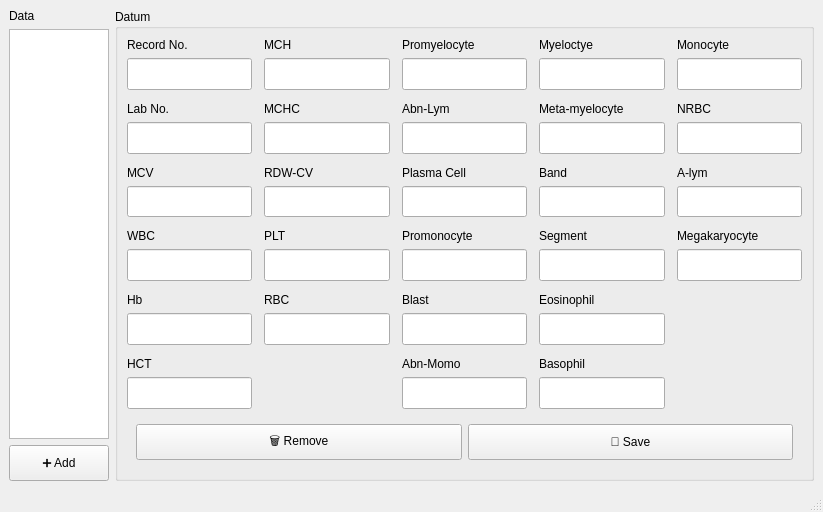
<?xml version="1.0" encoding="UTF-8"?>
<ui version="4.0">
 <class>MainWindow</class>
 <widget class="QMainWindow" name="MainWindow">
  <property name="geometry">
   <rect>
    <x>0</x>
    <y>0</y>
    <width>823</width>
    <height>512</height>
   </rect>
  </property>
  <property name="sizePolicy">
   <sizepolicy hsizetype="Preferred" vsizetype="Preferred">
    <horstretch>0</horstretch>
    <verstretch>1</verstretch>
   </sizepolicy>
  </property>
  <property name="windowTitle">
   <string>MainWindow</string>
  </property>
  <widget class="QWidget" name="centralwidget">
   <layout class="QVBoxLayout" name="verticalLayout">
    <item>
     <layout class="QGridLayout" name="gridLayout">
      <item row="2" column="0">
       <widget class="QPushButton" name="push_button_add">
        <property name="minimumSize">
         <size>
          <width>0</width>
          <height>36</height>
         </size>
        </property>
        <property name="text">
         <string>➕ Add</string>
        </property>
       </widget>
      </item>
      <item row="1" column="0">
       <widget class="QListWidget" name="list_widget_datum_list">
        <property name="minimumSize">
         <size>
          <width>0</width>
          <height>0</height>
         </size>
        </property>
        <property name="maximumSize">
         <size>
          <width>100</width>
          <height>16777215</height>
         </size>
        </property>
       </widget>
      </item>
      <item row="0" column="0">
       <widget class="QLabel" name="label">
        <property name="text">
         <string>Data</string>
        </property>
       </widget>
      </item>
      <item row="0" column="1" rowspan="3">
       <widget class="QGroupBox" name="groupBox">
        <property name="title">
         <string>Datum</string>
        </property>
        <layout class="QVBoxLayout" name="verticalLayout_3">
         <item>
          <layout class="QGridLayout" name="gridLayout_2">
           <item row="19" column="6">
            <widget class="QLabel" name="label_18">
             <property name="text">
              <string>Basophil</string>
             </property>
            </widget>
           </item>
           <item row="9" column="0">
            <widget class="QLineEdit" name="line_edit_mcv">
             <property name="sizePolicy">
              <sizepolicy hsizetype="Expanding" vsizetype="Expanding">
               <horstretch>0</horstretch>
               <verstretch>0</verstretch>
              </sizepolicy>
             </property>
             <property name="minimumSize">
              <size>
               <width>0</width>
               <height>20</height>
              </size>
             </property>
            </widget>
           </item>
           <item row="16" column="4">
            <widget class="QLabel" name="label_15">
             <property name="text">
              <string>Blast</string>
             </property>
            </widget>
           </item>
           <item row="0" column="3">
            <widget class="QWidget" name="widget_11" native="true"/>
           </item>
           <item row="1" column="8">
            <widget class="QLineEdit" name="line_edit_monocyte">
             <property name="sizePolicy">
              <sizepolicy hsizetype="Expanding" vsizetype="Expanding">
               <horstretch>0</horstretch>
               <verstretch>0</verstretch>
              </sizepolicy>
             </property>
             <property name="minimumSize">
              <size>
               <width>0</width>
               <height>20</height>
              </size>
             </property>
            </widget>
           </item>
           <item row="18" column="0">
            <widget class="QWidget" name="widget_9" native="true"/>
           </item>
           <item row="12" column="4">
            <widget class="QLineEdit" name="line_edit_promonocyte">
             <property name="sizePolicy">
              <sizepolicy hsizetype="Expanding" vsizetype="Expanding">
               <horstretch>0</horstretch>
               <verstretch>0</verstretch>
              </sizepolicy>
             </property>
             <property name="minimumSize">
              <size>
               <width>0</width>
               <height>20</height>
              </size>
             </property>
            </widget>
           </item>
           <item row="0" column="6">
            <widget class="QLabel" name="label_14">
             <property name="text">
              <string>Myeloctye</string>
             </property>
            </widget>
           </item>
           <item row="11" column="2">
            <widget class="QLabel" name="label_23">
             <property name="text">
              <string>PLT</string>
             </property>
            </widget>
           </item>
           <item row="5" column="0">
            <widget class="QLineEdit" name="line_edit_lab_no">
             <property name="sizePolicy">
              <sizepolicy hsizetype="Expanding" vsizetype="Expanding">
               <horstretch>0</horstretch>
               <verstretch>0</verstretch>
              </sizepolicy>
             </property>
             <property name="minimumSize">
              <size>
               <width>0</width>
               <height>20</height>
              </size>
             </property>
            </widget>
           </item>
           <item row="1" column="4">
            <widget class="QLineEdit" name="line_edit_promyelocyte">
             <property name="sizePolicy">
              <sizepolicy hsizetype="Expanding" vsizetype="Expanding">
               <horstretch>0</horstretch>
               <verstretch>0</verstretch>
              </sizepolicy>
             </property>
             <property name="minimumSize">
              <size>
               <width>0</width>
               <height>20</height>
              </size>
             </property>
            </widget>
           </item>
           <item row="19" column="4">
            <widget class="QLabel" name="label_24">
             <property name="text">
              <string>Abn-Momo</string>
             </property>
            </widget>
           </item>
           <item row="17" column="2">
            <widget class="QLineEdit" name="line_edit_rbc">
             <property name="sizePolicy">
              <sizepolicy hsizetype="Expanding" vsizetype="Expanding">
               <horstretch>0</horstretch>
               <verstretch>0</verstretch>
              </sizepolicy>
             </property>
             <property name="minimumSize">
              <size>
               <width>0</width>
               <height>20</height>
              </size>
             </property>
            </widget>
           </item>
           <item row="0" column="2">
            <widget class="QLabel" name="label_8">
             <property name="text">
              <string>MCH</string>
             </property>
            </widget>
           </item>
           <item row="1" column="2">
            <widget class="QLineEdit" name="line_edit_mch">
             <property name="sizePolicy">
              <sizepolicy hsizetype="Expanding" vsizetype="Expanding">
               <horstretch>0</horstretch>
               <verstretch>0</verstretch>
              </sizepolicy>
             </property>
             <property name="minimumSize">
              <size>
               <width>0</width>
               <height>20</height>
              </size>
             </property>
            </widget>
           </item>
           <item row="16" column="2">
            <widget class="QLabel" name="label_4">
             <property name="text">
              <string>RBC</string>
             </property>
            </widget>
           </item>
           <item row="1" column="6">
            <widget class="QLineEdit" name="line_edit_myeloctye">
             <property name="sizePolicy">
              <sizepolicy hsizetype="Expanding" vsizetype="Expanding">
               <horstretch>0</horstretch>
               <verstretch>0</verstretch>
              </sizepolicy>
             </property>
             <property name="minimumSize">
              <size>
               <width>0</width>
               <height>20</height>
              </size>
             </property>
            </widget>
           </item>
           <item row="5" column="8">
            <widget class="QLineEdit" name="line_edit_nrbc">
             <property name="sizePolicy">
              <sizepolicy hsizetype="Expanding" vsizetype="Expanding">
               <horstretch>0</horstretch>
               <verstretch>0</verstretch>
              </sizepolicy>
             </property>
             <property name="minimumSize">
              <size>
               <width>0</width>
               <height>20</height>
              </size>
             </property>
            </widget>
           </item>
           <item row="16" column="6">
            <widget class="QLabel" name="label_22">
             <property name="text">
              <string>Eosinophil</string>
             </property>
            </widget>
           </item>
           <item row="1" column="0">
            <widget class="QLineEdit" name="line_edit_record_no">
             <property name="sizePolicy">
              <sizepolicy hsizetype="Expanding" vsizetype="Expanding">
               <horstretch>0</horstretch>
               <verstretch>0</verstretch>
              </sizepolicy>
             </property>
             <property name="minimumSize">
              <size>
               <width>0</width>
               <height>20</height>
              </size>
             </property>
            </widget>
           </item>
           <item row="3" column="0">
            <widget class="QLabel" name="label_2">
             <property name="text">
              <string>Lab No.</string>
             </property>
            </widget>
           </item>
           <item row="2" column="0">
            <widget class="QWidget" name="widget_2" native="true">
             <property name="sizePolicy">
              <sizepolicy hsizetype="Preferred" vsizetype="Preferred">
               <horstretch>0</horstretch>
               <verstretch>0</verstretch>
              </sizepolicy>
             </property>
             <widget class="QWidget" name="widget_3" native="true">
              <property name="geometry">
               <rect>
                <x>170</x>
                <y>40</y>
                <width>270</width>
                <height>54</height>
               </rect>
              </property>
             </widget>
             <widget class="QWidget" name="widget_4" native="true">
              <property name="geometry">
               <rect>
                <x>140</x>
                <y>40</y>
                <width>270</width>
                <height>54</height>
               </rect>
              </property>
              <widget class="QWidget" name="widget_5" native="true">
               <property name="geometry">
                <rect>
                 <x>170</x>
                 <y>40</y>
                 <width>270</width>
                 <height>54</height>
                </rect>
               </property>
              </widget>
             </widget>
            </widget>
           </item>
           <item row="3" column="4">
            <widget class="QLabel" name="label_11">
             <property name="text">
              <string>Abn-Lym</string>
             </property>
            </widget>
           </item>
           <item row="9" column="6">
            <widget class="QLineEdit" name="line_edit_band">
             <property name="sizePolicy">
              <sizepolicy hsizetype="Expanding" vsizetype="Expanding">
               <horstretch>0</horstretch>
               <verstretch>0</verstretch>
              </sizepolicy>
             </property>
             <property name="minimumSize">
              <size>
               <width>0</width>
               <height>20</height>
              </size>
             </property>
            </widget>
           </item>
           <item row="12" column="0">
            <widget class="QLineEdit" name="line_edit_wbc">
             <property name="sizePolicy">
              <sizepolicy hsizetype="Expanding" vsizetype="Expanding">
               <horstretch>0</horstretch>
               <verstretch>0</verstretch>
              </sizepolicy>
             </property>
             <property name="minimumSize">
              <size>
               <width>0</width>
               <height>20</height>
              </size>
             </property>
            </widget>
           </item>
           <item row="16" column="0">
            <widget class="QLabel" name="label_5">
             <property name="text">
              <string>Hb</string>
             </property>
            </widget>
           </item>
           <item row="9" column="8">
            <widget class="QLineEdit" name="line_edit_a_lym">
             <property name="sizePolicy">
              <sizepolicy hsizetype="Expanding" vsizetype="Expanding">
               <horstretch>0</horstretch>
               <verstretch>0</verstretch>
              </sizepolicy>
             </property>
             <property name="minimumSize">
              <size>
               <width>0</width>
               <height>20</height>
              </size>
             </property>
            </widget>
           </item>
           <item row="3" column="8">
            <widget class="QLabel" name="label_27">
             <property name="text">
              <string>NRBC</string>
             </property>
            </widget>
           </item>
           <item row="20" column="0">
            <widget class="QLineEdit" name="line_edit_hct">
             <property name="sizePolicy">
              <sizepolicy hsizetype="Expanding" vsizetype="Expanding">
               <horstretch>0</horstretch>
               <verstretch>0</verstretch>
              </sizepolicy>
             </property>
             <property name="minimumSize">
              <size>
               <width>0</width>
               <height>20</height>
              </size>
             </property>
            </widget>
           </item>
           <item row="7" column="0">
            <widget class="QLabel" name="label_7">
             <property name="text">
              <string>MCV</string>
             </property>
            </widget>
           </item>
           <item row="11" column="0">
            <widget class="QLabel" name="label_3">
             <property name="text">
              <string>WBC</string>
             </property>
            </widget>
           </item>
           <item row="0" column="8">
            <widget class="QLabel" name="label_19">
             <property name="text">
              <string>Monocyte</string>
             </property>
            </widget>
           </item>
           <item row="7" column="6">
            <widget class="QLabel" name="label_20">
             <property name="text">
              <string>Band</string>
             </property>
            </widget>
           </item>
           <item row="12" column="2">
            <widget class="QLineEdit" name="line_edit_plt">
             <property name="sizePolicy">
              <sizepolicy hsizetype="Expanding" vsizetype="Expanding">
               <horstretch>0</horstretch>
               <verstretch>0</verstretch>
              </sizepolicy>
             </property>
             <property name="minimumSize">
              <size>
               <width>0</width>
               <height>20</height>
              </size>
             </property>
            </widget>
           </item>
           <item row="17" column="0">
            <widget class="QLineEdit" name="line_edit_hb">
             <property name="sizePolicy">
              <sizepolicy hsizetype="Expanding" vsizetype="Expanding">
               <horstretch>0</horstretch>
               <verstretch>0</verstretch>
              </sizepolicy>
             </property>
             <property name="minimumSize">
              <size>
               <width>0</width>
               <height>20</height>
              </size>
             </property>
            </widget>
           </item>
           <item row="20" column="6">
            <widget class="QLineEdit" name="line_edit_basophil">
             <property name="sizePolicy">
              <sizepolicy hsizetype="Expanding" vsizetype="Expanding">
               <horstretch>0</horstretch>
               <verstretch>0</verstretch>
              </sizepolicy>
             </property>
             <property name="minimumSize">
              <size>
               <width>0</width>
               <height>20</height>
              </size>
             </property>
            </widget>
           </item>
           <item row="0" column="0">
            <widget class="QLabel" name="label_28">
             <property name="text">
              <string>Record No.</string>
             </property>
            </widget>
           </item>
           <item row="20" column="4">
            <widget class="QLineEdit" name="line_edit_abn_momo">
             <property name="sizePolicy">
              <sizepolicy hsizetype="Expanding" vsizetype="Expanding">
               <horstretch>0</horstretch>
               <verstretch>0</verstretch>
              </sizepolicy>
             </property>
             <property name="minimumSize">
              <size>
               <width>0</width>
               <height>20</height>
              </size>
             </property>
            </widget>
           </item>
           <item row="10" column="0">
            <widget class="QWidget" name="widget_7" native="true"/>
           </item>
           <item row="3" column="2">
            <widget class="QLabel" name="label_9">
             <property name="text">
              <string>MCHC</string>
             </property>
            </widget>
           </item>
           <item row="6" column="0">
            <widget class="QWidget" name="widget_6" native="true"/>
           </item>
           <item row="3" column="6">
            <widget class="QLabel" name="label_12">
             <property name="text">
              <string>Meta-myelocyte</string>
             </property>
            </widget>
           </item>
           <item row="0" column="1">
            <widget class="QWidget" name="widget_10" native="true"/>
           </item>
           <item row="9" column="2">
            <widget class="QLineEdit" name="line_edit_rdw_cv">
             <property name="sizePolicy">
              <sizepolicy hsizetype="Expanding" vsizetype="Expanding">
               <horstretch>0</horstretch>
               <verstretch>0</verstretch>
              </sizepolicy>
             </property>
             <property name="minimumSize">
              <size>
               <width>0</width>
               <height>20</height>
              </size>
             </property>
            </widget>
           </item>
           <item row="17" column="4">
            <widget class="QLineEdit" name="line_edit_blast">
             <property name="sizePolicy">
              <sizepolicy hsizetype="Expanding" vsizetype="Expanding">
               <horstretch>0</horstretch>
               <verstretch>0</verstretch>
              </sizepolicy>
             </property>
             <property name="minimumSize">
              <size>
               <width>0</width>
               <height>20</height>
              </size>
             </property>
            </widget>
           </item>
           <item row="7" column="4">
            <widget class="QLabel" name="label_16">
             <property name="text">
              <string>Plasma Cell</string>
             </property>
            </widget>
           </item>
           <item row="0" column="4">
            <widget class="QLabel" name="label_13">
             <property name="text">
              <string>Promyelocyte</string>
             </property>
            </widget>
           </item>
           <item row="17" column="6">
            <widget class="QLineEdit" name="line_edit_eosinophil">
             <property name="sizePolicy">
              <sizepolicy hsizetype="Expanding" vsizetype="Expanding">
               <horstretch>0</horstretch>
               <verstretch>0</verstretch>
              </sizepolicy>
             </property>
             <property name="minimumSize">
              <size>
               <width>0</width>
               <height>20</height>
              </size>
             </property>
            </widget>
           </item>
           <item row="5" column="6">
            <widget class="QLineEdit" name="line_edit_meta_myelocyte">
             <property name="sizePolicy">
              <sizepolicy hsizetype="Expanding" vsizetype="Expanding">
               <horstretch>0</horstretch>
               <verstretch>0</verstretch>
              </sizepolicy>
             </property>
             <property name="minimumSize">
              <size>
               <width>0</width>
               <height>20</height>
              </size>
             </property>
            </widget>
           </item>
           <item row="13" column="0">
            <widget class="QWidget" name="widget_8" native="true"/>
           </item>
           <item row="11" column="8">
            <widget class="QLabel" name="label_26">
             <property name="text">
              <string>Megakaryocyte</string>
             </property>
            </widget>
           </item>
           <item row="19" column="0">
            <widget class="QLabel" name="label_6">
             <property name="text">
              <string>HCT</string>
             </property>
            </widget>
           </item>
           <item row="5" column="4">
            <widget class="QLineEdit" name="line_edit_abn_lym">
             <property name="sizePolicy">
              <sizepolicy hsizetype="Expanding" vsizetype="Expanding">
               <horstretch>0</horstretch>
               <verstretch>0</verstretch>
              </sizepolicy>
             </property>
             <property name="minimumSize">
              <size>
               <width>0</width>
               <height>20</height>
              </size>
             </property>
            </widget>
           </item>
           <item row="12" column="6">
            <widget class="QLineEdit" name="line_edit_segment">
             <property name="sizePolicy">
              <sizepolicy hsizetype="Expanding" vsizetype="Expanding">
               <horstretch>0</horstretch>
               <verstretch>0</verstretch>
              </sizepolicy>
             </property>
             <property name="minimumSize">
              <size>
               <width>0</width>
               <height>20</height>
              </size>
             </property>
            </widget>
           </item>
           <item row="7" column="8">
            <widget class="QLabel" name="label_21">
             <property name="text">
              <string>A-lym</string>
             </property>
            </widget>
           </item>
           <item row="0" column="7">
            <widget class="QWidget" name="widget_13" native="true"/>
           </item>
           <item row="11" column="4">
            <widget class="QLabel" name="label_25">
             <property name="text">
              <string>Promonocyte</string>
             </property>
            </widget>
           </item>
           <item row="0" column="5">
            <widget class="QWidget" name="widget_12" native="true"/>
           </item>
           <item row="7" column="2">
            <widget class="QLabel" name="label_10">
             <property name="text">
              <string>RDW-CV</string>
             </property>
            </widget>
           </item>
           <item row="5" column="2">
            <widget class="QLineEdit" name="line_edit_mchc">
             <property name="sizePolicy">
              <sizepolicy hsizetype="Expanding" vsizetype="Expanding">
               <horstretch>0</horstretch>
               <verstretch>0</verstretch>
              </sizepolicy>
             </property>
             <property name="minimumSize">
              <size>
               <width>0</width>
               <height>20</height>
              </size>
             </property>
            </widget>
           </item>
           <item row="12" column="8">
            <widget class="QLineEdit" name="line_edit_megakaryocyte">
             <property name="sizePolicy">
              <sizepolicy hsizetype="Expanding" vsizetype="Expanding">
               <horstretch>0</horstretch>
               <verstretch>0</verstretch>
              </sizepolicy>
             </property>
             <property name="minimumSize">
              <size>
               <width>0</width>
               <height>20</height>
              </size>
             </property>
            </widget>
           </item>
           <item row="9" column="4">
            <widget class="QLineEdit" name="line_edit_plasma_cell">
             <property name="sizePolicy">
              <sizepolicy hsizetype="Expanding" vsizetype="Expanding">
               <horstretch>0</horstretch>
               <verstretch>0</verstretch>
              </sizepolicy>
             </property>
             <property name="minimumSize">
              <size>
               <width>0</width>
               <height>20</height>
              </size>
             </property>
            </widget>
           </item>
           <item row="11" column="6">
            <widget class="QLabel" name="label_17">
             <property name="text">
              <string>Segment</string>
             </property>
            </widget>
           </item>
          </layout>
         </item>
         <item>
          <widget class="QWidget" name="widget" native="true">
           <property name="maximumSize">
            <size>
             <width>16777215</width>
             <height>60</height>
            </size>
           </property>
           <layout class="QVBoxLayout" name="verticalLayout_2">
            <item>
             <layout class="QHBoxLayout" name="horizontalLayout">
              <property name="sizeConstraint">
               <enum>QLayout::SetMaximumSize</enum>
              </property>
              <item>
               <widget class="QPushButton" name="push_button_remove">
                <property name="minimumSize">
                 <size>
                  <width>0</width>
                  <height>36</height>
                 </size>
                </property>
                <property name="text">
                 <string>🗑 Remove</string>
                </property>
               </widget>
              </item>
              <item>
               <widget class="QPushButton" name="push_button_save">
                <property name="minimumSize">
                 <size>
                  <width>0</width>
                  <height>36</height>
                 </size>
                </property>
                <property name="text">
                 <string>💾 Save</string>
                </property>
               </widget>
              </item>
             </layout>
            </item>
           </layout>
          </widget>
         </item>
        </layout>
       </widget>
      </item>
     </layout>
    </item>
   </layout>
  </widget>
  <widget class="QMenuBar" name="menubar">
   <property name="geometry">
    <rect>
     <x>0</x>
     <y>0</y>
     <width>823</width>
     <height>26</height>
    </rect>
   </property>
  </widget>
  <widget class="QStatusBar" name="statusbar"/>
 </widget>
 <tabstops>
  <tabstop>line_edit_record_no</tabstop>
  <tabstop>line_edit_lab_no</tabstop>
  <tabstop>line_edit_mcv</tabstop>
  <tabstop>line_edit_wbc</tabstop>
  <tabstop>line_edit_hb</tabstop>
  <tabstop>line_edit_hct</tabstop>
  <tabstop>line_edit_mch</tabstop>
  <tabstop>line_edit_mchc</tabstop>
  <tabstop>line_edit_rdw_cv</tabstop>
  <tabstop>line_edit_plt</tabstop>
  <tabstop>line_edit_rbc</tabstop>
  <tabstop>line_edit_promyelocyte</tabstop>
  <tabstop>line_edit_abn_lym</tabstop>
  <tabstop>line_edit_plasma_cell</tabstop>
  <tabstop>line_edit_promonocyte</tabstop>
  <tabstop>line_edit_blast</tabstop>
  <tabstop>line_edit_abn_momo</tabstop>
  <tabstop>line_edit_myeloctye</tabstop>
  <tabstop>line_edit_meta_myelocyte</tabstop>
  <tabstop>line_edit_band</tabstop>
  <tabstop>line_edit_segment</tabstop>
  <tabstop>line_edit_eosinophil</tabstop>
  <tabstop>line_edit_basophil</tabstop>
  <tabstop>line_edit_monocyte</tabstop>
  <tabstop>line_edit_nrbc</tabstop>
  <tabstop>line_edit_a_lym</tabstop>
  <tabstop>line_edit_megakaryocyte</tabstop>
  <tabstop>push_button_save</tabstop>
  <tabstop>push_button_remove</tabstop>
  <tabstop>list_widget_datum_list</tabstop>
  <tabstop>push_button_add</tabstop>
 </tabstops>
 <resources/>
 <connections/>
</ui>
